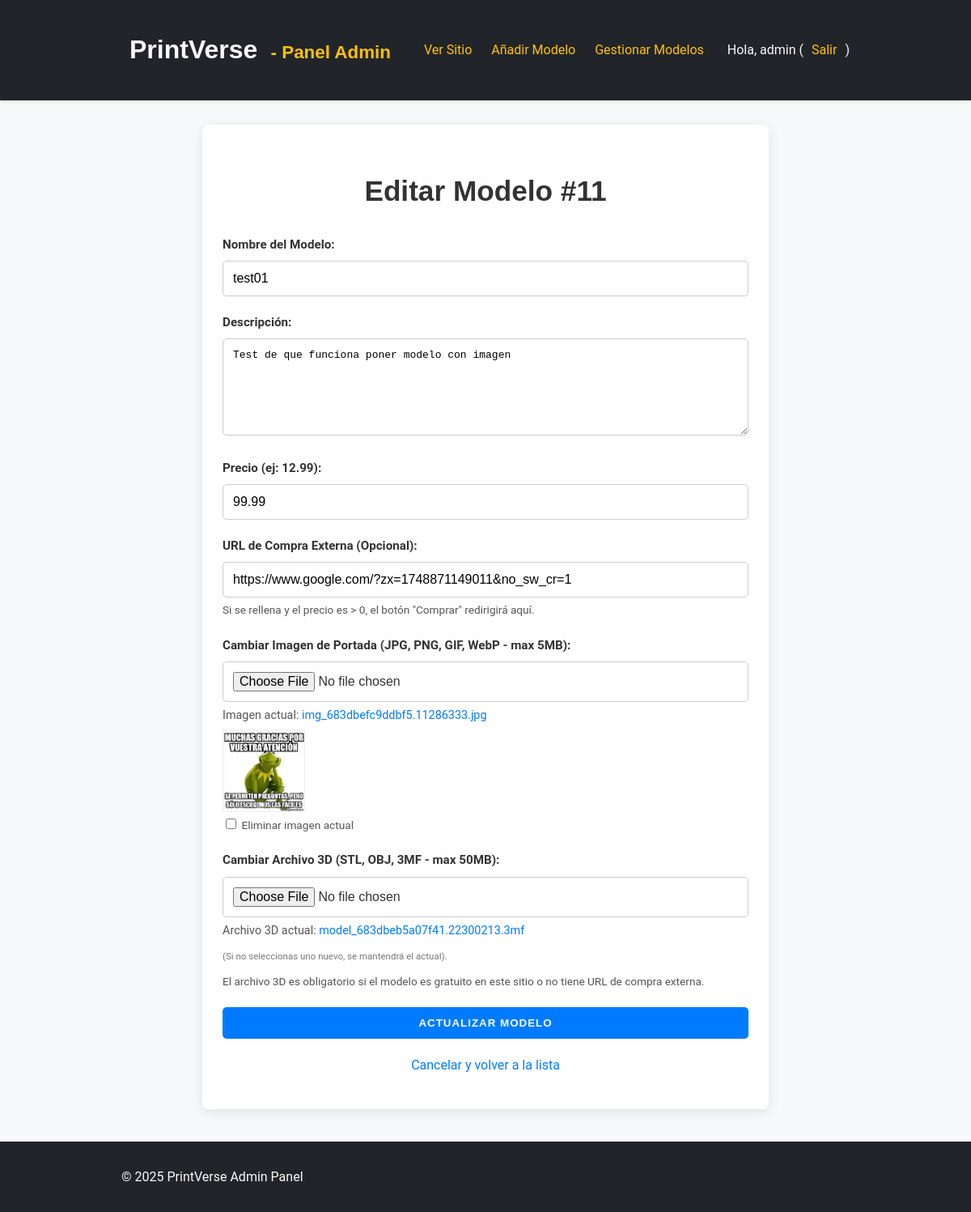
/edit_model.php?id=11 (signed in), run on the app's committed database.
### tables this page shows
CREATE TABLE `modelos` (
  `id` int(11) NOT NULL,
  `nombre_modelo` varchar(255) NOT NULL,
  `descripcion` text DEFAULT NULL,
  `precio` float DEFAULT NULL,
  `url_compra_externa` varchar(2083) DEFAULT NULL COMMENT 'URL para comprar el modelo en un sitio externo',
  `imagen_url` varchar(255) DEFAULT NULL,
  `archivo_stl` varchar(255) DEFAULT NULL
);

### edit_model.php (the view, shortened to what this page needs)
<?php
require 'db_config.php';
$success_message = '';
$modelo_id = null;
$modelo_actual_data = null;
$nombre_modelo_val = '';
$descripcion_val = '';
$precio_val = '';
$url_compra_externa_val = '';
$imagen_actual_url = null;
$archivo_actual_url = null;
if (isset($_GET['id']) && filter_var($_GET['id'], FILTER_VALIDATE_INT)) {
    $modelo_id = (int)$_GET['id'];
    if ($_SERVER["REQUEST_METHOD"] != "POST") {
        try {
            $stmt = $pdo->prepare("SELECT * FROM modelos WHERE id = :id");
            $stmt->execute(['id' => $modelo_id]);
            $modelo_actual_data = $stmt->fetch(PDO::FETCH_ASSOC);
            if (!$modelo_actual_data) {
                $error_message = "Modelo no encontrado.";
                $modelo_id = null;
            } else {
                $nombre_modelo_val = $modelo_actual_data['nombre_modelo'];
                $descripcion_val = $modelo_actual_data['descripcion'];
                $precio_val = $modelo_actual_data['precio'];
                $url_compra_externa_val = $modelo_actual_data['url_compra_externa'] ?? '';
                $imagen_actual_url = $modelo_actual_data['imagen_url'];
                $archivo_actual_url = $modelo_actual_data['archivo_stl'];
            }
        } catch (PDOException $e) {
            $error_message = "Error al cargar el modelo: " . $e->getMessage();
            $modelo_id = null;
        }
    }
} elseif ($_SERVER["REQUEST_METHOD"] != "POST") {
    $error_message = "ID de modelo no proporcionado o inválido.";
}
?>
<!DOCTYPE html>
<html lang="es">
<head>
    <link rel="stylesheet" href="style.css">
</head>
<body>
    <header class="admin-header">
        <div class="container">
             <h1><a href="index.php">PrintVerse</a><span style="font-size:0.7em; color:var(--accent-color, #ffc107);"> - Panel Admin</span></h1>
            <nav>
                <a href="index.php">Ver Sitio</a>
                <a href="add_model.php">Añadir Modelo</a>
                <a href="manage_models.php">Gestionar Modelos</a>
                 <?php if (isset($_SESSION['user_alias'])): ?>
                    <span style="margin-left:15px;">Hola, <?php echo htmlspecialchars($_SESSION['user_alias']); ?> (<a href="logout.php">Salir</a>)</span>
                <?php endif; ?>
            </nav>
        </div>
    </header>
    <div class="admin-panel-container">
        <?php if ($modelo_id && ($modelo_actual_data || $_SERVER["REQUEST_METHOD"] == "POST") ):  ?>
            <form action="edit_model.php?id=<?php echo $modelo_id; ?>" method="POST" enctype="multipart/form-data" class="admin-form">
                <h2>Editar Modelo #<?php echo htmlspecialchars($modelo_id); ?></h2>
                <div class="form-group">
                    <label for="nombre_modelo">Nombre del Modelo:</label>
                    <input type="text" id="nombre_modelo" name="nombre_modelo" required value="<?php echo htmlspecialchars($nombre_modelo_val); ?>">
                </div>
                <div class="form-group">
                    <label for="descripcion">Descripción:</label>
                    <textarea id="descripcion" name="descripcion"><?php echo htmlspecialchars($descripcion_val); ?></textarea>
                </div>
                <div class="form-group">
                    <label for="precio">Precio (ej: 12.99):</label>
                    <input type="number" id="precio" name="precio" step="0.01" min="0" required value="<?php echo htmlspecialchars($precio_val); ?>">
                </div>
                <div class="form-group">
                    <label for="url_compra_externa">URL de Compra Externa (Opcional):</label>
                    <input type="url" id="url_compra_externa" name="url_compra_externa" placeholder="https://ejemplo.com/producto/modelo-xyz" value="<?php echo htmlspecialchars($url_compra_externa_val); ?>">
                    <small>Si se rellena y el precio es > 0, el botón "Comprar" redirigirá aquí.</small>
                </div>
                <div class="form-group">
                    <label for="nueva_imagen_modelo">Cambiar Imagen de Portada (JPG, PNG, GIF, WebP - max 5MB):</label>
                    <input type="file" id="nueva_imagen_modelo" name="nueva_imagen_modelo" accept="image/jpeg,image/png,image/gif,image/webp">
                    <?php if ($imagen_actual_url): ?>
                        <div class="current-file">
                            Imagen actual: <a href="<?php echo htmlspecialchars($imagen_actual_url); ?>" target="_blank"><?php echo basename($imagen_actual_url); ?></a><br>
                            <img src="<?php echo htmlspecialchars($imagen_actual_url); ?>" alt="Imagen actual">
                            <label style="font-weight:normal; margin-top:5px;"><input type="checkbox" name="eliminar_imagen_actual" value="1"> Eliminar imagen actual</label>
                        </div>
                    <?php endif; ?>
                </div>
                 <div class="form-group">
                    <label for="nuevo_archivo_modelo_3d">Cambiar Archivo 3D (STL, OBJ, 3MF - max 50MB):</label>
                    <input type="file" id="nuevo_archivo_modelo_3d" name="nuevo_archivo_modelo_3d" accept=".stl,.obj,.3mf">
                     <?php if ($archivo_actual_url): ?>
                        <div class="current-file">
                            Archivo 3D actual: <a href="<?php echo htmlspecialchars($archivo_actual_url); ?>" target="_blank" download><?php echo basename($archivo_actual_url); ?></a>
                            <p style="font-size:0.8em; color:#777;">(Si no seleccionas uno nuevo, se mantendrá el actual).</p>
                        </div>
                    <?php else: ?>
                        <p style="color:orange; font-weight:bold;">Este modelo no tiene un archivo 3D asociado. Es recomendable subir uno si es para descarga local/gratuita.</p>
                    <?php endif; ?>
                     <small>El archivo 3D es obligatorio si el modelo es gratuito en este sitio o no tiene URL de compra externa.</small>
                </div>
                <div class="form-group">
                    <button type="submit" class="btn-submit">Actualizar Modelo</button>
                </div>
                <p style="text-align:center;"><a href="manage_models.php">Cancelar y volver a la lista</a></p>
            </form>
        <?php elseif (!$success_message):
            echo '<div class="message error">No se pudo cargar el formulario. Verifique el ID o <a href="manage_models.php">vuelva a la lista</a>.</div>';
        endif; ?>
    </div>
    <footer class="admin-footer">
        <div class="container"><p>© <?php echo date("Y"); ?> PrintVerse Admin Panel</p></div>
    </footer>
</body>
</html>

### style.css (style rules this page uses)
:root { --primary-color: #007bff; --secondary-color: #6c757d; --accent-color: #ffc107; --bg-color: #f8f9fa; --card-bg-color: #ffffff; --text-color: #333; --header-bg: #212529; --header-text: #f8f9fa; --footer-bg: #343a40; --footer-text: #f8f9fa; }
body { margin: 0; font-family: 'Roboto', sans-serif; background-color: var(--bg-color); color: var(--text-color); line-height: 1.6; }
.container { width: 90%; max-width: 1200px; margin: 0 auto; padding: 0 15px; }
h1, h2, h3 { font-family: 'Orbitron', sans-serif; }
a { text-decoration: none; color: var(--primary-color); }
img { max-width: 100%; height: auto; display: block; }
header { background-color: var(--header-bg); color: var(--header-text); padding: 1em 0; position: sticky; top: 0; z-index: 1000; box-shadow: 0 2px 5px rgba(0,0,0,0.1); }
header .container { display: flex; justify-content: space-between; align-items: center; }
.product-grid h2, .categories-section h2, .about-us h2, .model-detail-container .model-header h1, .auth-form h2, .admin-form h2 { text-align: center; margin-bottom: 40px; font-size: 2.2em; color: var(--text-color); }
footer { background-color: var(--footer-bg); color: var(--footer-text); text-align: center; padding: 30px 0; margin-top: 40px; }

### edit_model.php (style rules this page uses)
.admin-panel-container { max-width: 700px; margin: 30px auto; padding: 0 15px; }
.admin-form { padding: 25px; background: var(--card-bg-color, #fff); border-radius: 8px; box-shadow: 0 4px 15px rgba(0,0,0,0.1); color: var(--text-color, #333); }
.admin-form h2 { text-align: center; margin-bottom: 25px; font-family: 'Orbitron', sans-serif; }
.form-group { margin-bottom: 20px; }
.form-group label { display: block; margin-bottom: 8px; font-weight: bold; font-size: 0.95em; }
.form-group input[type="text"], .form-group input[type="number"], .form-group input[type="file"], .form-group textarea, .form-group input[type="url"] { width: 100%; padding: 12px; border: 1px solid #ccc; border-radius: 5px; box-sizing: border-box; font-size: 1em; }
.form-group textarea { min-height: 120px; resize: vertical; }
.form-group .btn-submit { width: 100%; padding: 12px 20px; background-color: var(--primary-color, #007bff); color: white; border: none; border-radius: 5px; font-weight: bold; text-transform: uppercase; letter-spacing: 1px; cursor: pointer; transition: background-color 0.3s ease; }
.current-file { font-size: 0.9em; color: #555; margin-top: 5px; }
.current-file img { max-width:150px; max-height:100px; border:1px solid #eee; display:block; margin-top:5px; }
.form-group small { font-size: 0.85em; color: #555; display: block; margin-top: 5px; }
.admin-header, .admin-footer { background-color: var(--header-bg, #212529); color: var(--header-text, #f8f9fa); padding: 15px 0; text-align: center; }
.admin-header .container, .admin-footer .container { display: flex; justify-content: space-between; align-items: center; max-width: 900px; margin: 0 auto; padding: 0 15px; }
.admin-header a { color: var(--accent-color, #ffc107); text-decoration: none; margin: 0 10px; }
.admin-header h1 a { color: var(--header-text, #f8f9fa); text-decoration:none; }

### data on the page
modelos: nombre_modelo "test01", descripcion "Test de que funciona poner modelo con imagen", precio "99.99", url_compra_externa "https://www.google.com/?zx=1748871149011&no_sw_cr=1", imagen_url "img_683dbefc9ddbf5.11286333.jpg", imagen_url (picture), archivo_stl "model_683dbeb5a07f41.22300213.3mf"

### other printed values
$_SESSION['user_alias'] "admin"
$modelo_id "11"
